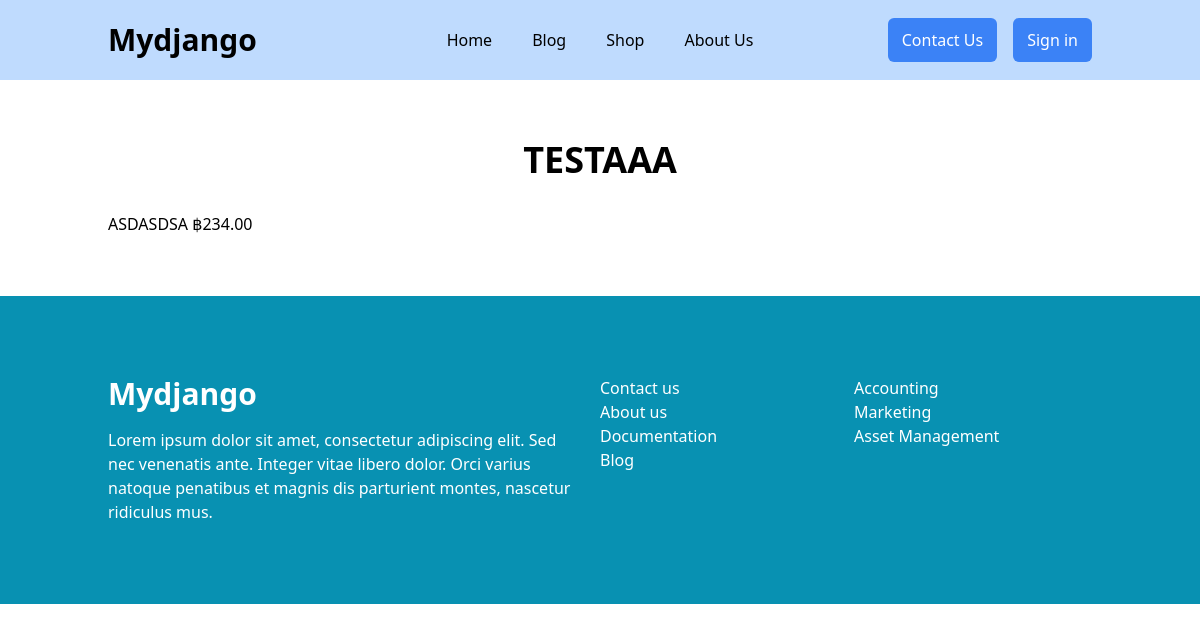
/shop/1, run on the app's committed database.
### okommerce/models.py (models this page shows, shortened)
class Product(models.Model):
    product_name = models.CharField(max_length=255)
    description = models.TextField()
    amount = models.IntegerField(default=1)
    product_category = models.ForeignKey(ProductCategory, related_name='product_name', on_delete=models.CASCADE)
    regular_price = models.DecimalField(max_digits=10,decimal_places=2)
    sales_price = models.DecimalField(max_digits=10,decimal_places=2,blank=True,null=True)
    product_image = models.ImageField(upload_to='okommerz', blank=True, null=True)
    created_at = models.DateTimeField(auto_now_add=True)
    updated_at = models.DateTimeField(auto_now=True)

### okommerce/views.py (the view)
# urls.py: path('<int:pk>', views.single_product)
def single_product(request, pk):
    products = get_object_or_404(Product, pk=pk)
    return render(request, 'single-product.html', {'products':products})

### okommerce/templates/single-product.html (shortened to what this page needs)
{% extends 'base.html' %}
{% block content %}
<h1 class='text-4xl font-bold text-center mb-8'>{{ products.product_name }}</h1>
<main class='flex'>
  <div>
    {{ products.description }}
    {% if products.sales_price %}
        <span>฿{{ products.sales_price }}</span>
        <span>฿{{ products.regular_price }}</span>
    {% else %}
        <span>฿{{ products.regular_price }}</span>
    {% endif %}
  </div>
</main>
{% endblock %}

### webtemplate/static/style.css (style rules this page uses)
:root { --header-height:80px }

### data on the page
Product: product_name "TESTAAA", description "ASDASDSA", regular_price "234.00"
